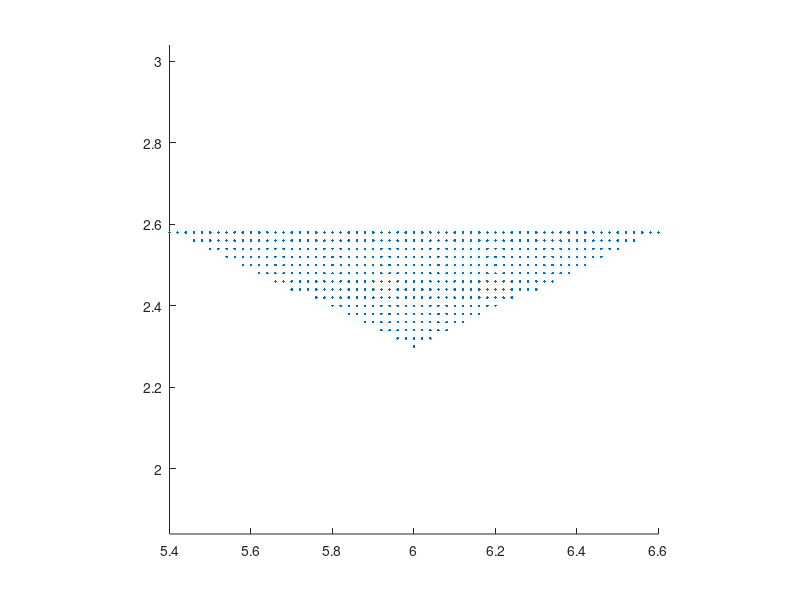

Here is the MATLAB script that generated this plot:
%% ---------------------------------------------------------------------
%%
%% Copyright (c) 2019 - 2019 by the IBAMR developers
%% All rights reserved.
%%
%% This file is part of IBAMR.
%%
%% IBAMR is free software and is distributed under the 3-clause BSD
%% license. The full text of the license can be found in the file
%% COPYRIGHT at the top level directory of IBAMR.
%%
%% ---------------------------------------------------------------------

%% Filename: Wedge3d.m
%% Written by Nishant Nangia   

clear all;

PATH = './';

WallPath = strcat(PATH,'wedge3d.vertex');
%%
% Domain parameters
Lx = 12.0;   Ly = 2.0;     Lz = 3.0;
N = 50*2;
Nx = 6*N;   Ny = N; Nz = 3*N/2;

% Dimensional parameters
dx = Lx/Nx; dy = Ly/Ny; dz = Lz/Nz;
Length = 1.2; Width = 1.2;
Length_From_Left = Lx/2.0;
Distance_From_Edge = Ly/2.0;
Height_Above_Bottom = 2.3;
angle = 25; %degrees
x0 = Length_From_Left;
z0 = Height_Above_Bottom;

% From above, calculate the height
Height = Length/2*tan(25*pi/180);
m = Height/(Length/2); % slope of the xz line
br = z0-m*x0;
bl = z0+m*x0;

NumPtsX = ceil(Length/dx) + 1
NumPtsY = ceil(Width/dy) + 1
NumPtsZ = ceil(Height/dz) + 1

lag_pts = 0;

% Generate wedge shape
for k = 1:NumPtsZ
    z = Height_Above_Bottom + (k-1)*dz;
    for j = 1:NumPtsY
        y = Distance_From_Edge - Width/2 + (j-1)*dy;
        for i = 1:NumPtsX
            x = Length_From_Left-Length/2 + (i-1)*dx;
            Zr = m*x+br;
            Zl = -m*x+bl;
            if z >= Zr && z >= Zl
              lag_pts = lag_pts+1;
              LagX(lag_pts) = x;
              LagY(lag_pts) = y;
              LagZ(lag_pts) = z;
            end
        end
    end
end


figure;
plot3(LagX,LagY,LagZ,'.')
view(0,0)
axis equal;

%% write it in file

lag_pts = length(LagY);
fid = fopen(WallPath,'wt');
fprintf(fid,'%d\n',lag_pts);

for i = 1:length(LagX)
    fprintf(fid,'%12.7E\t\t%12.7E\t\t%12.7E\n',LagX(i), LagY(i),LagZ(i));
end

fclose(fid);
